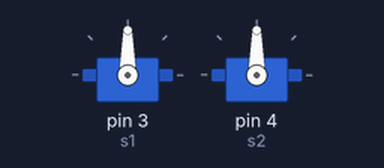
Recording of a sketch running on a simulated Arduino Uno, built with avr-gcc and run on an emulated ATmega328P. On the bench: 2 × servo.

Above: at 0.15 s.
At 5.1 s:
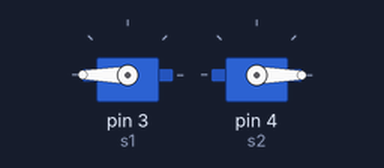
At 10.1 s:
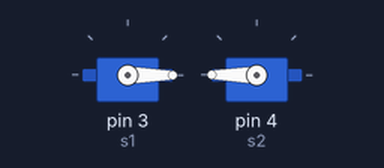
Timing chart, 0 to 13.1 s (numbered marks = the images above):
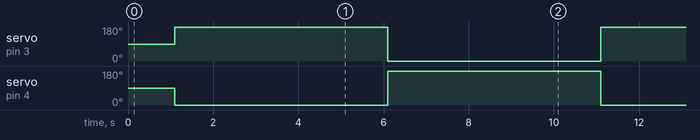

The sketch:

otto_wheels.ino
```cpp
#include <Servo.h>

#define s1 3
#define s2 4
Servo myservo1;
Servo myservo2;


void forward() {
  myservo1.attach(s1);
  myservo2.attach(s2);
  myservo1.write(180);    // forward
  myservo2.write(-180);     //forward
}

void backward() {
  myservo1.attach(s1);
  myservo2.attach(s2);
  myservo1.write(0);  //backward
  myservo2.write(180);  // backward
}

void right() {
  myservo1.attach(s1); //clockwise
  myservo2.detach(); // anticlockwise
  myservo1.write(180);

}

void left() {
  myservo1.detach();
  myservo2.attach(s2);
  myservo2.write(-180);
}


void startOtto() {
  myservo1.attach(s1);
  myservo2.attach(s2);
}

void stopOtto() {
  myservo1.detach();             //stop
  myservo2.detach();             //stop
}

void setup() {
  // put your setup code here, to run once:
  startOtto();
  delay(100);
}

void loop() {

  startOtto();
  delay(1000);

  forward();
  delay(3000);

  left();
  delay(1000);


  right();
  delay(1000);

  backward();
  delay(3000);

  stopOtto();
  delay(1000);

}
```

Measured:
- by itself, servo on pin 3 (s1), servo on pin 4 (s2): alternates 180° for 5.0 s and 0° for 5.0 s
